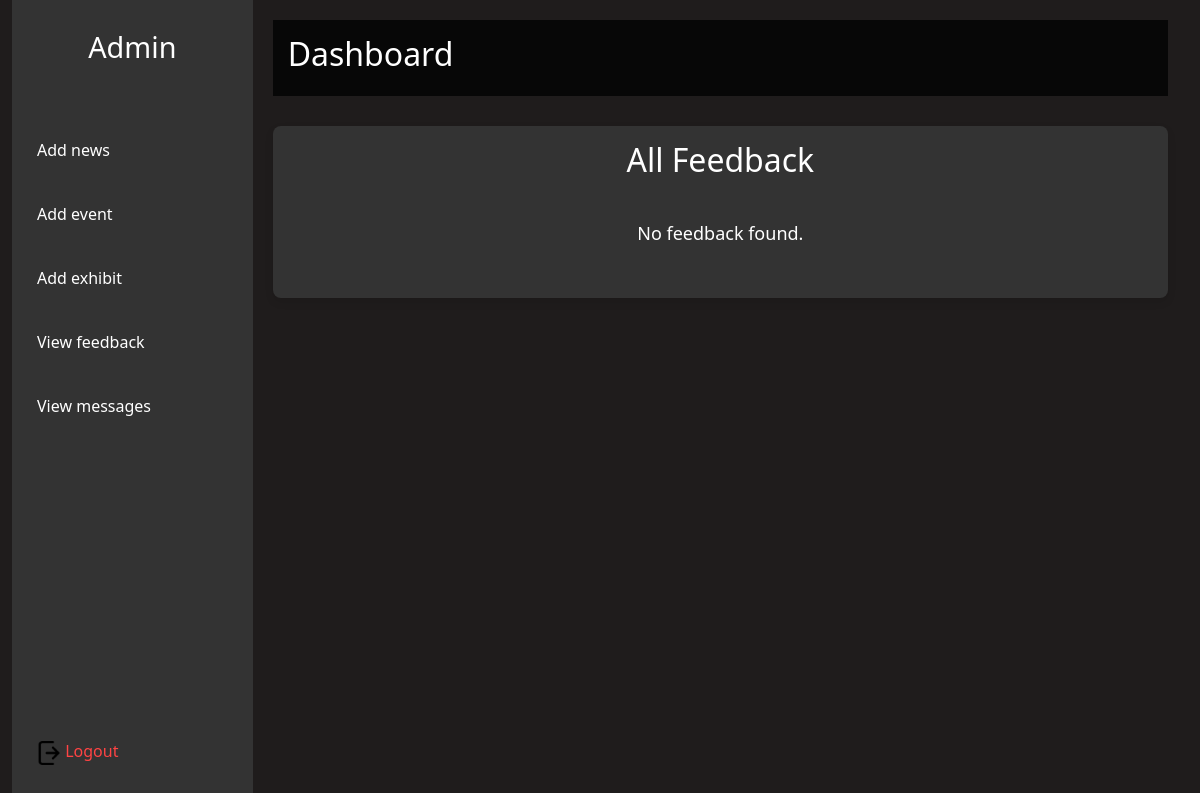
/dashboard/view/feedback (signed in), run on an earlier commit of the app's database.
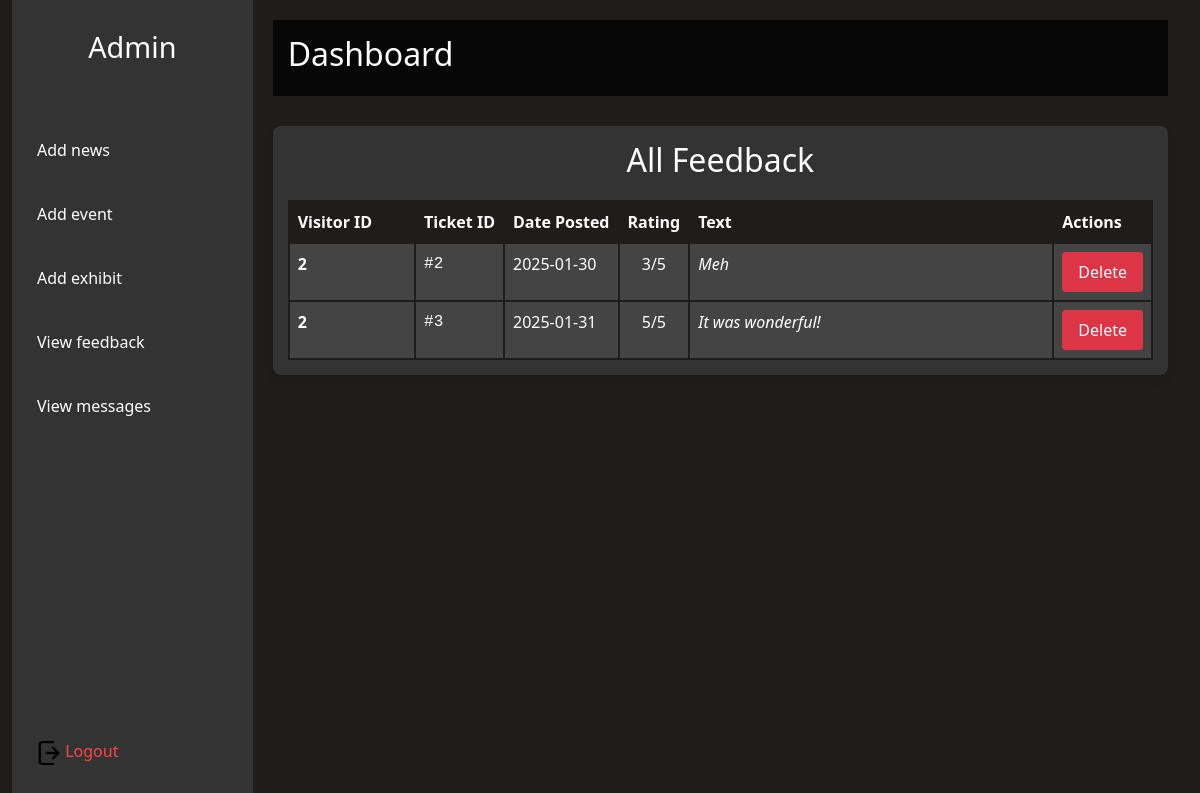
And on a later commit of the database.
### server.py (models this page shows)
class Feedback(db.Model):
    id = db.Column(db.Integer, primary_key=True)
    visitor_id = db.Column(db.Integer, db.ForeignKey('user.id'), nullable=False)
    ticket_id = db.Column(db.Integer, db.ForeignKey('ticket.id'), unique=True, nullable=False)
    date_posted = db.Column(db.Date, default=lambda: datetime.now(timezone.utc).date(), nullable=False)
    rating = db.Column(db.Integer, nullable=False)
    text = db.Column(db.Text, nullable=False)
    visitor = db.relationship('User', back_populates='feedbacks')
    ticket = db.relationship('Ticket', back_populates='feedback')

### server.py (the view)
@app.route("/dashboard/view/feedback")
@login_required
def view_feedback():
    if current_user.role != 'admin':
        return "Unauthorized", 403
    all_feedbacks = Feedback.query.all()
    return render_template('view_feedback.html', feedbacks=all_feedbacks)

### server.py (called while the page is built)
@login_manager.user_loader
def load_user(user_id):
    return User.query.get(int(user_id))

### templates/view_feedback.html
{% extends 'dashboard.html' %}
{% block page_css %}
<link rel="stylesheet" href="/static/css/view_feedback.css">
{% endblock %}
{% block content %}
    <div class="feedback-container">
        <h1>All Feedback</h1>
        {% if feedbacks %}
            <table>
                <thead>
                    <tr>
                        <th>Visitor ID</th>
                        <th>Ticket ID</th>
                        <th>Date Posted</th>
                        <th>Rating</th>
                        <th>Text</th>
                        <th>Actions</th>
                    </tr>
                </thead>
                <tbody>
                    {% for feedback in feedbacks %}
                        <tr class="feedback-row">
                            <td class="visitor-id">{{ feedback.visitor_id }}</td>
                            <td class="ticket-id">#{{ feedback.ticket_id }}</td>
                            <td class="date">{{ feedback.date_posted.strftime('%Y-%m-%d') }}</td>
                            <td class="rating">{{ feedback.rating }}/5</td>
                            <td class="text">{{ feedback.text }}</td>
                            <td class="actions">
                                <form action="/dashboard/delete/feedback/{{ feedback.id }}" method="POST" class="delete-form">
                                    <button type="submit" class="delete-btn" onclick="return confirm('Are you sure you want to delete this feedback?')">Delete</button>
                                </form>
                            </td>
                        </tr>
                    {% endfor %}
                </tbody>
            </table>
        {% else %}
            <p class="no-feedback">No feedback found.</p>
        {% endif %}
    </div>
{% endblock %}

### templates/dashboard.html (shortened to what this page needs)
<!DOCTYPE html>
<html lang="en">
<head>
    <link href="https://cdn.jsdelivr.net/npm/bootstrap@5.3.3/dist/css/bootstrap.min.css" rel="stylesheet">
    <link rel="stylesheet" type="text/css" href="/static/css/dashboard.css">
    {% block page_css %}{% endblock %}
</head>
<body>
    <div class="container-fluid">
        <div class="sidebar">
            <h2>Admin</h2>
            <div class="actions">
                <a href="/dashboard/add/news">Add news</a>
                <a href="/dashboard/add/event">Add event</a>
                <a href="/dashboard/add/exhibit">Add exhibit</a>
                <a href="/dashboard/view/feedback">View feedback</a>
                <a href="/dashboard/view/messages">View messages</a>
            </div>
            <div class="logout">
                <a href="/logout">
                    <img src="/static/images/icons/logout.png">
                    Logout
                </a>
            </div>
        </div>
        <div class="content">
            <div class="header">
                <h1>Dashboard</h1>
            </div>
            <div class="main-content">
                {% block content %}{% endblock %}
            </div>
        </div>
    </div>
</body>
</html>

### static/css/dashboard.css (style rules this page uses)
body { background-color: #1F1C1C; }
.container-fluid { display: flex; min-height: 100vh; }
.sidebar { display: flex; flex-direction: column; height: 100vh; width: 300px; background-color: #333; color: white; padding: 10px; }
.actions { flex: 1; margin-top: 30px; }
.sidebar h2 { text-align: center; color: #fff; padding: 10px; font-size: 1.8rem; margin-top: 10px }
.sidebar a { display: block; padding: 15px; color: #ffffff; text-decoration: none; margin: 10px 0; }
.logout a img { width: 24px; height: 24px; }
.logout a { color: #ff4444; }
.content { padding: 20px; width: 100%; }
.header { display: flex; justify-content: space-between; align-items: center; background-color: #070707; padding: 15px; color: #ffffff }
.header h1 { font-size: 2rem; }

### static/css/view_feedback.css (style rules this page uses)
.feedback-container { width: 100%; margin-top: 30px; padding: 15px; background-color: #333; border-radius: 8px; box-shadow: 0 4px 8px rgba(0, 0, 0, 0.1); overflow-x: auto; }
.feedback-container h1 { text-align: center; color: #ffffff; margin-bottom: 20px; font-size: clamp(24px, 4vw, 32px); }
table { width: 100%; border-collapse: collapse; margin-top: 20px; min-width: 600px; }
th, td { text-align: left; padding: 8px; border: 2px solid #1F1C1C; vertical-align: top; word-wrap: break-word; overflow-wrap: break-word; }
th { background-color: #1F1C1C; color: #ffffff; font-weight: bold; white-space: nowrap; }
.feedback-row { background-color: #444; }
.visitor-id, .ticket-id, .date, .rating, .text { color: #ffffff; }
.visitor-id { font-weight: bold; }
.ticket-id { font-family: monospace; }
.rating { text-align: center; }
.text { font-style: italic; white-space: pre-wrap; }
.feedback-row .actions { text-align: center; }
.delete-btn { background-color: #dc3545; color: white; border: none; padding: 8px 16px; border-radius: 4px; cursor: pointer; transition: background-color 0.3s; }
.delete-form { margin: 0; }
@media screen and (min-width: 768px) { th:nth-child(1), td:nth-child(1) { width: 15%; } }
@media screen and (min-width: 768px) { th:nth-child(2), td:nth-child(2) { width: 10%; } }
@media screen and (min-width: 768px) { th:nth-child(3), td:nth-child(3) { width: 12%; } }
@media screen and (min-width: 768px) { th:nth-child(4), td:nth-child(4) { width: 8%; } }
@media screen and (min-width: 768px) { th:nth-child(5), td:nth-child(5) { width: 45%; } }
@media screen and (min-width: 768px) { th:nth-child(6), td:nth-child(6) { width: 10%; } }

What changed in the data, as far as the page shows it:
added Feedback: visitor_id "2", ticket_id "2", date_posted "2025-01-30", rating "3", text "Meh"
added Feedback: visitor_id "2", ticket_id "3", date_posted "2025-01-31", rating "5", text "It was wonderful!"
Also different on the page:
text no longer shown: "No feedback found."
text now shown: "Visitor ID Ticket ID Date Posted Rating Text Actions"
